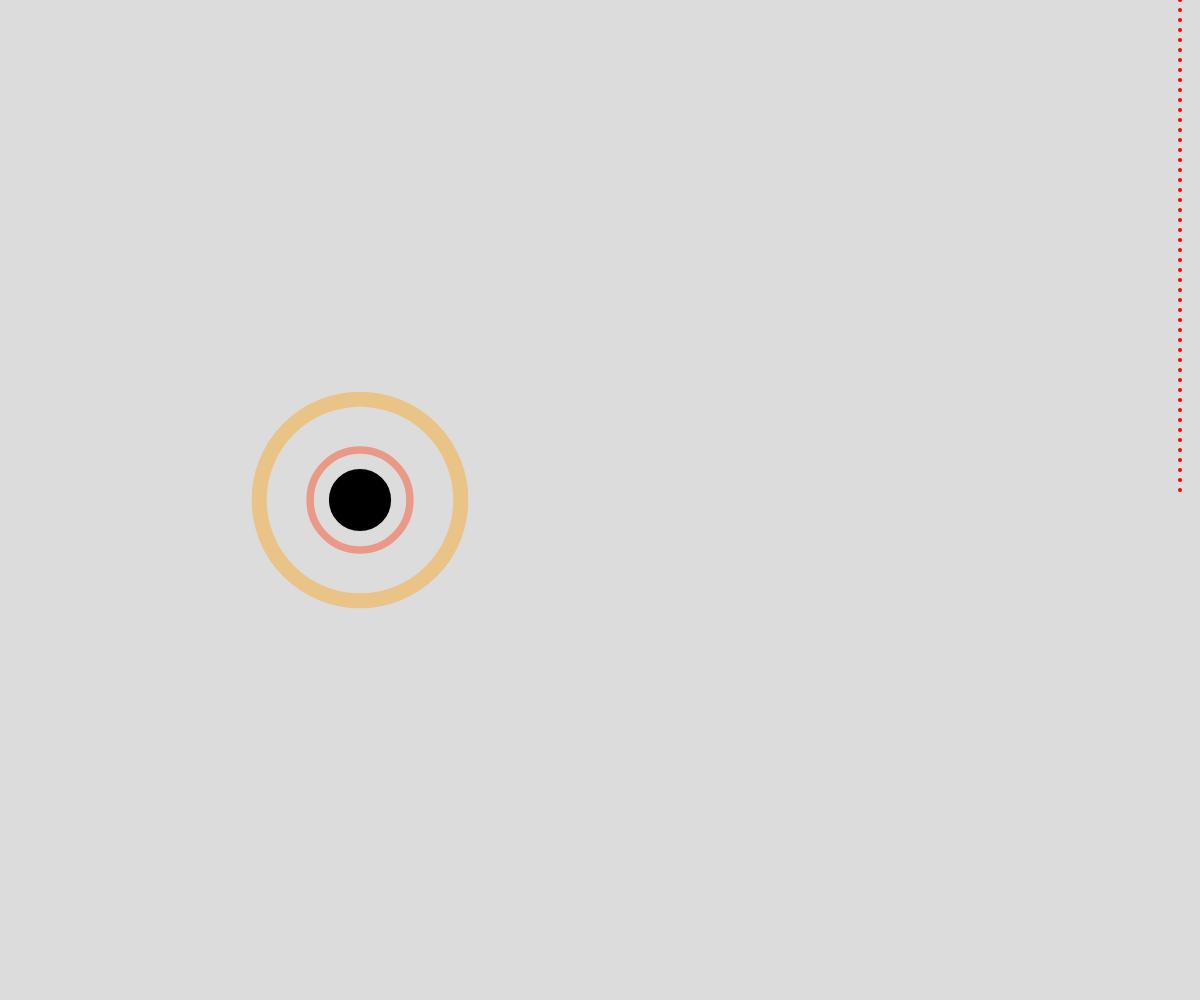
Frame 1 (no input)
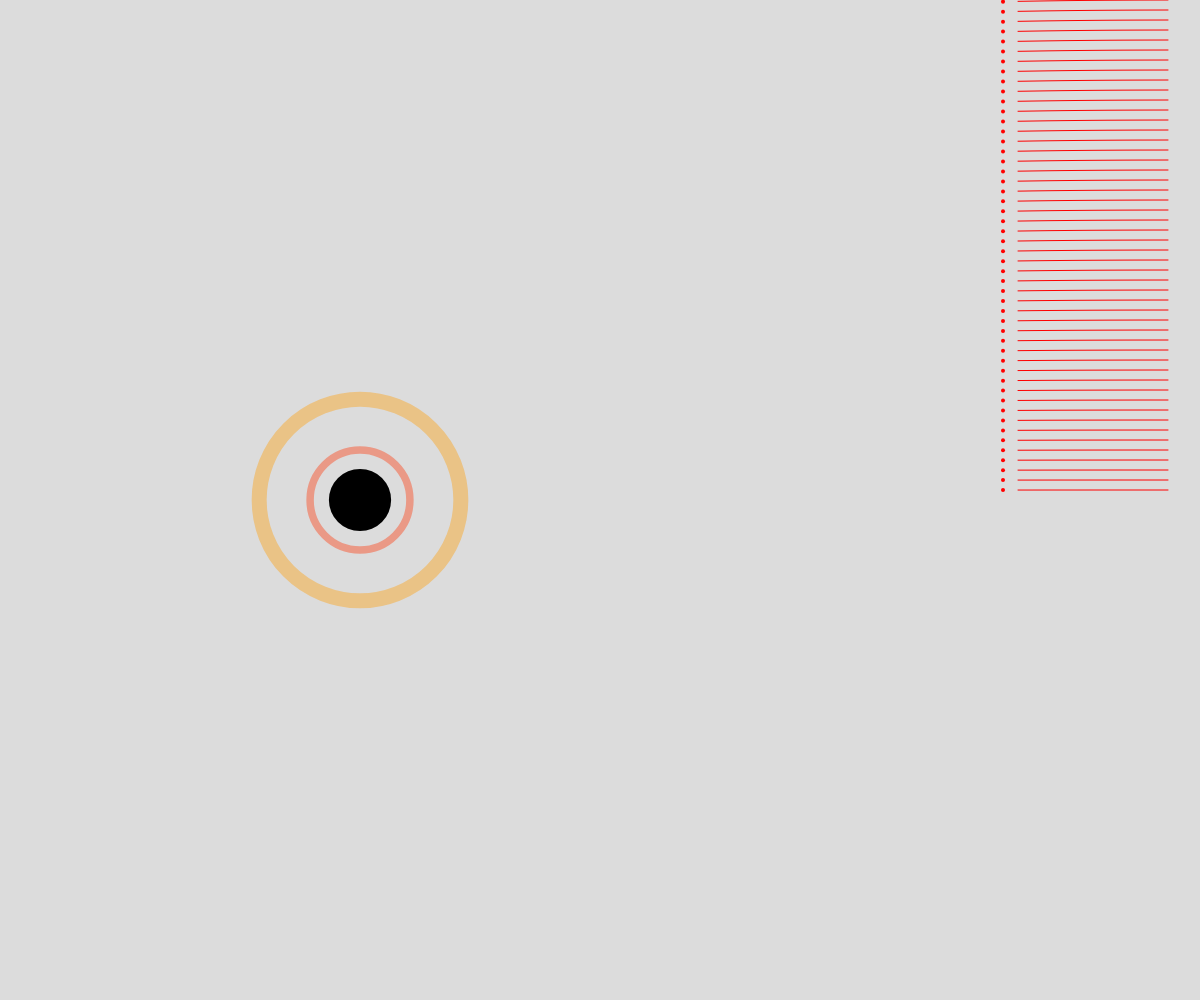
Frame 60 (no input)
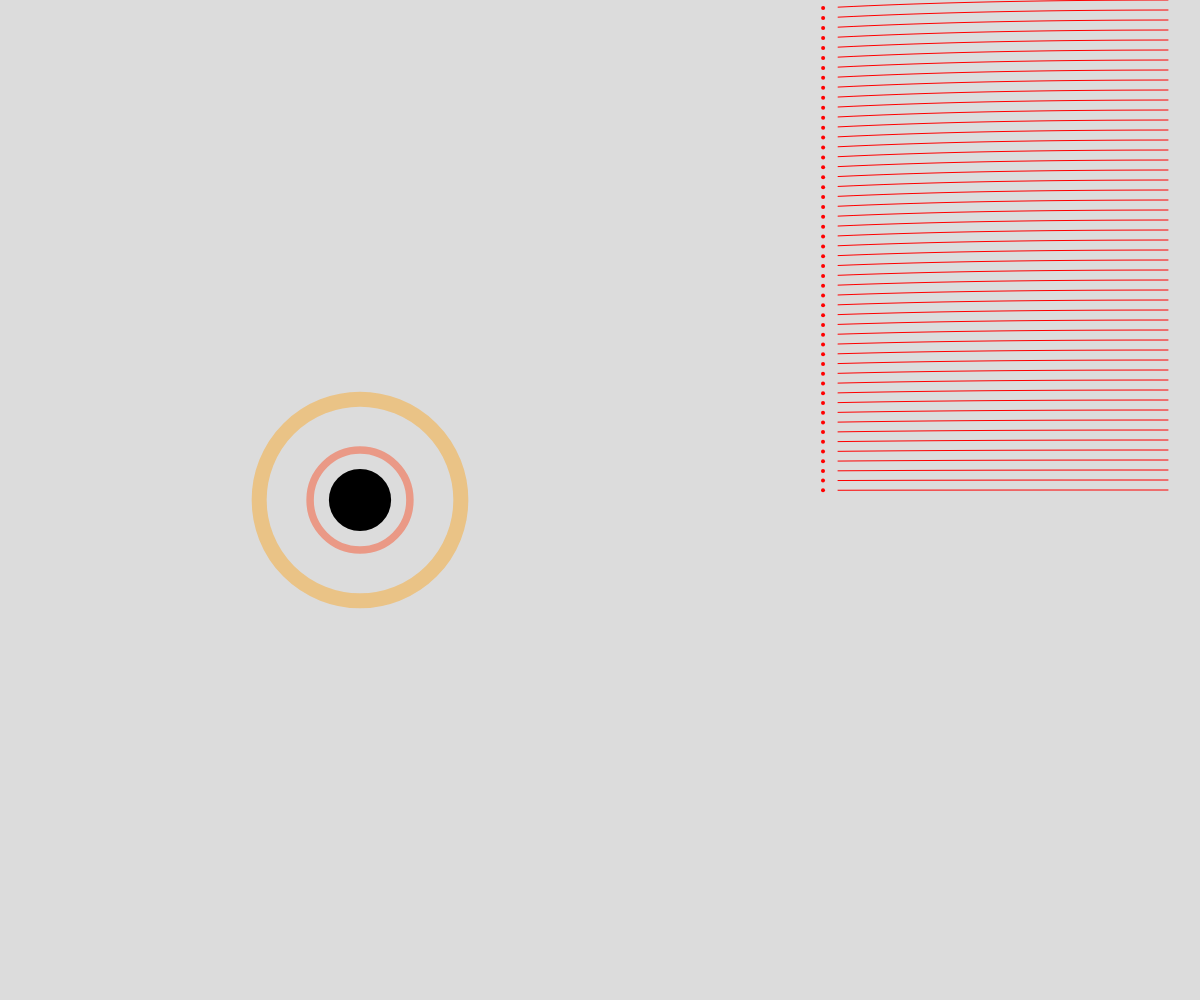
Frame 120 (the mouse pressed at the canvas centre since frame 60)

The p5.js sketch that drew these frames (run headless with seeded random() and noise() and a simulated clock; from frame 60 on, the mouse is pressed at the canvas centre):

// p5.js sketch
// ── sketch.js
const c = 30; //speed of light
const G = 4; //Universal gravitational constant

let start, end;

let blackhole;
let photons = [];

function setup() {
  createCanvas(windowWidth, windowHeight);
  ellipseMode(RADIUS);
  blackhole = new Blackhole(width/2-240,height/2,3500);
  
  start = height/2;
  end = height/2 - blackhole.rs * 2.6;
  for(let y = 0; y < start; y+=10){
    photons.push(new Photon(width-20,y));
  }  
}

function draw() {
  background(220);
  blackhole.show();
  
  for(let photon of photons){    
    blackhole.pull(photon);
    photon.show();
    photon.update();
  }
}
// ── blackhole.js
class Blackhole{
  constructor(x, y, m){
    this.mass = m;
    this.pos = createVector(x,y);
    this.er = (2 * G * this.mass) / (c * c); //calculating event horizon
  }
  
  pull(photon){
    const fV = p5.Vector.sub(this.pos,photon.pos);    
    const r = fV.mag();    
    const force = (G * this.mass)/(r*r);
    fV.setMag(force);
    photon.vel.add(fV);
    photon.vel.setMag(c);  
    
    if(r < this.er + 0.5){
      photon.stop();
    }
  }
  
  
  show(){
    //draw the dark part of blackhole
    fill(0);
    noStroke();
    ellipse(this.pos.x, this.pos.y, this.er);
    
    //draw the accretion disk
    noFill();
    strokeWeight(15);
    stroke(255, 157, 0, 100);    
    ellipse(this.pos.x, this.pos.y, this.er*3+7.5);
    
    
    //unstable photon orbit
    stroke(255, 50, 0, 100);
    strokeWeight(7.5);
    ellipse(this.pos.x, this.pos.y, this.er*1.5+3.25);
  }  
}
// ── photon.js
class Photon{
  constructor(x,y){
    this.pos = createVector(x,y);
    this.vel = createVector(-c,0);
    this.history = [];
    this.stopped = false;    
  }
  
  stop(){
    this.stopped = true;
  }
  
  
  update(){
    if(!this.stopped){
      if(frameCount % 5 == 0){
        this.history.push(this.pos.copy());
      }  
      const deltaV = this.vel.copy();
      deltaV.mult(0.1);
      this.pos.add(deltaV);   
    }
    
    if(this.history.length > 500){
      this.history.splice(0,1);
    }
    
  }
  
  
  
  show(){
    strokeWeight(4);
    stroke(255,0,0);
    point(this.pos.x,this.pos.y);
    
    stroke(255,0,0);
    noFill();
    strokeWeight(1);  
    beginShape();
    for(let v of this.history){
      vertex(v.x,v.y);
    }
    endShape();
  }
}
